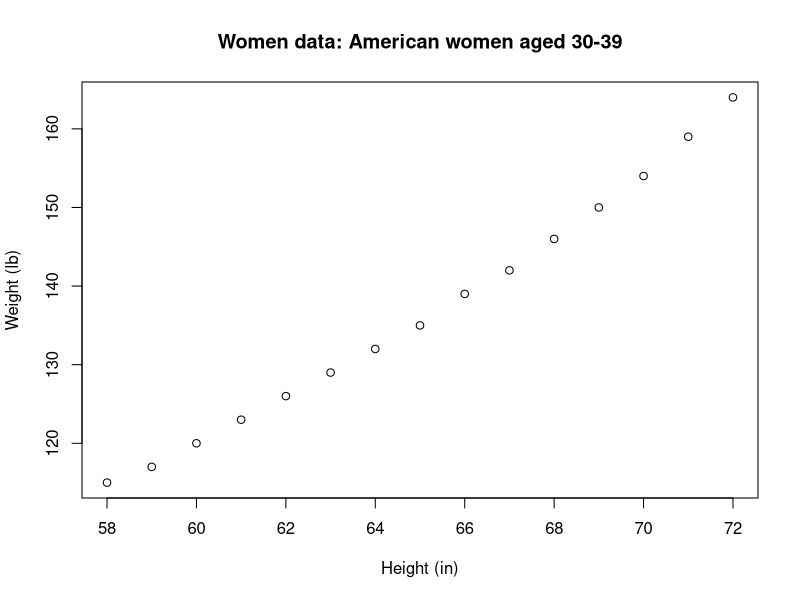
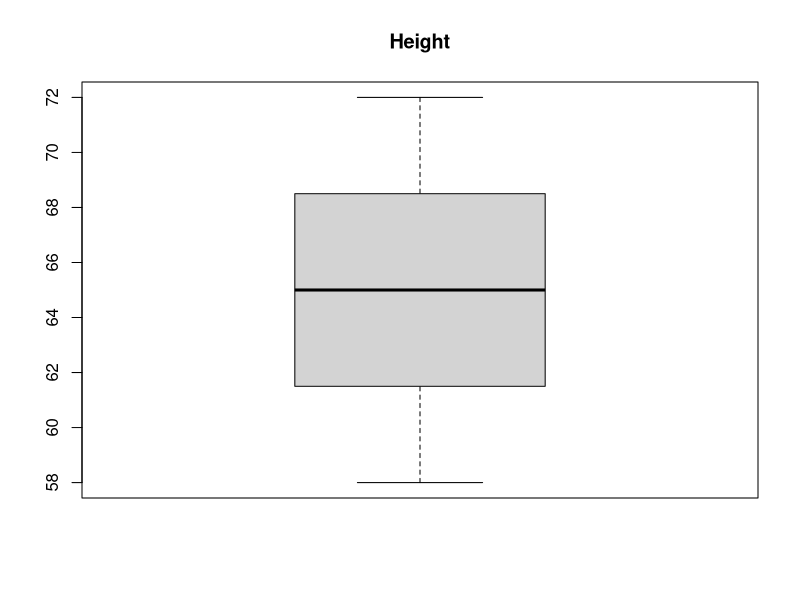
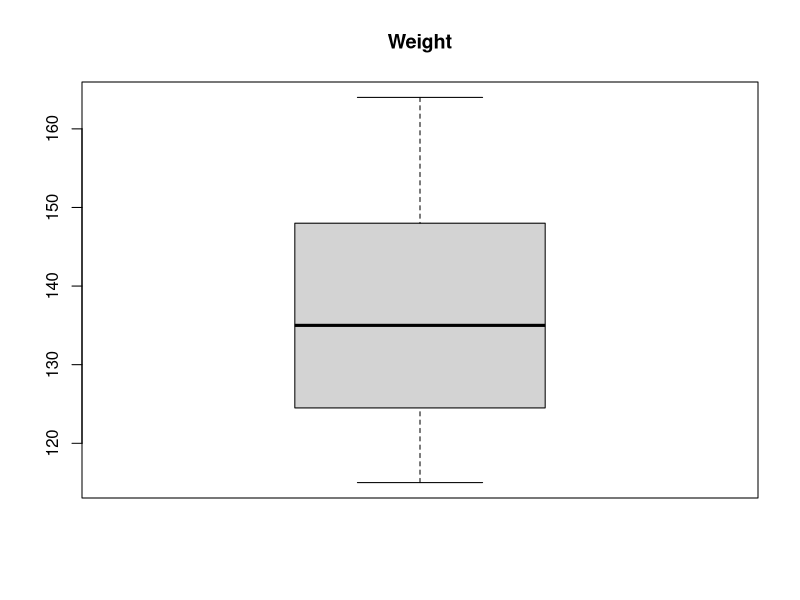
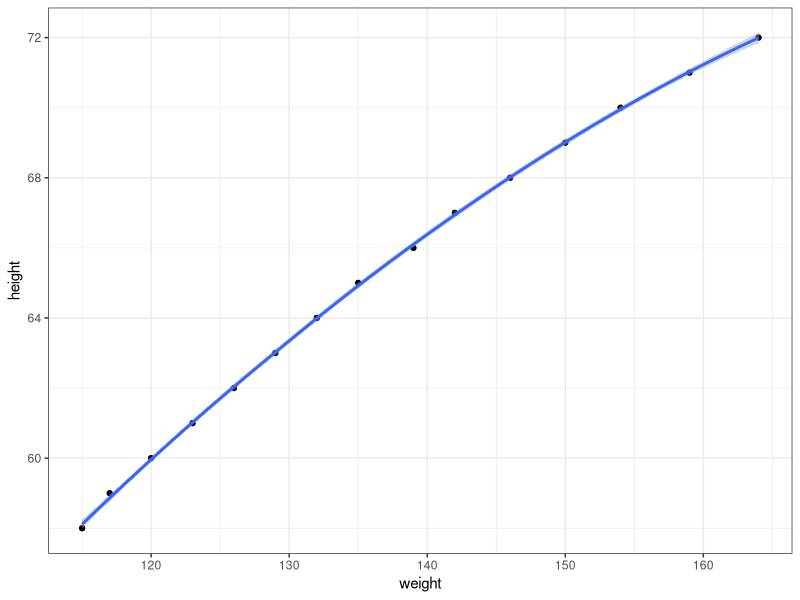

R code for these plots, in order:
### 1. Working directory
# setwd ('/Users/Nico/Documents/FirstAssignment')

### 2. Source each other's files
# source ('/Users/Nico/Documents/FirstAssignment/Final_R-code_Meilin.R')

### 3. Choose the data set

# See all the R core data sets available
data() 

# Load the core data set called women
data(women) 

# Look at the names of the variables in the data set
names(women) 

#  To look at the first 6 observations (in a table)
head(women[,]) 

### 5. Descriptive Statistics

### Given that the data set looks at the average heights and weights
### for American women aged 30 to 39, it is worth looking at the following
### descriptive statistics: mean, mode, medium, variance and standard deviation.
### The frequency is not providing useful information and the histogram is thus
### not very relevant.

# 1. Plot variables to observe potential links
plot(women, xlab = "Height (in)", ylab = "Weight (lb)",
     main = "Women data: American women aged 30-39")

# 2. Mean
mean (women$height)
mean (women$weight)

# 3. Median
median(women$height)
median(women$weight)

# 4. Mode, quartiles and interquartile ranges 
summary(women$height)
summary(women$weight)
IQR(women$height)
IQR(women$weight)

# 5. Range and interquartile range
range(women$height)
range(women$weight)

# 6. Variance
var(women$height)
var(women$weight)

# 7. Standard deviation
sd(women$height)
sd(women$weight)

#  8. Boxplots
boxplot(women$height, main = 'Height')
boxplot(women$weight, main = 'Weight')

# 9. Summarise with loess

# In case you do not have the ggplot2 package install it by running the 
# following command: install.packages("ggplot2") 
library(ggplot2)

ggplot2::ggplot(women, aes(weight, height)) + geom_point() + geom_smooth() + theme_bw()

